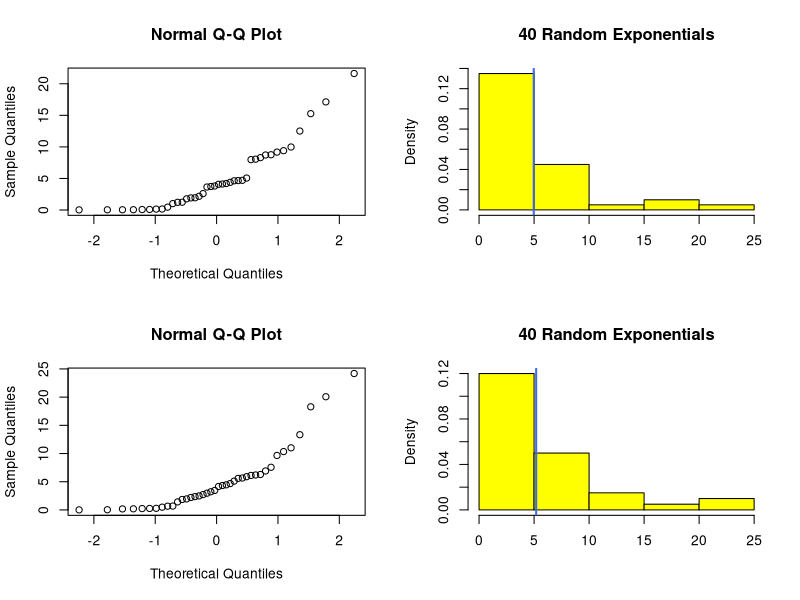
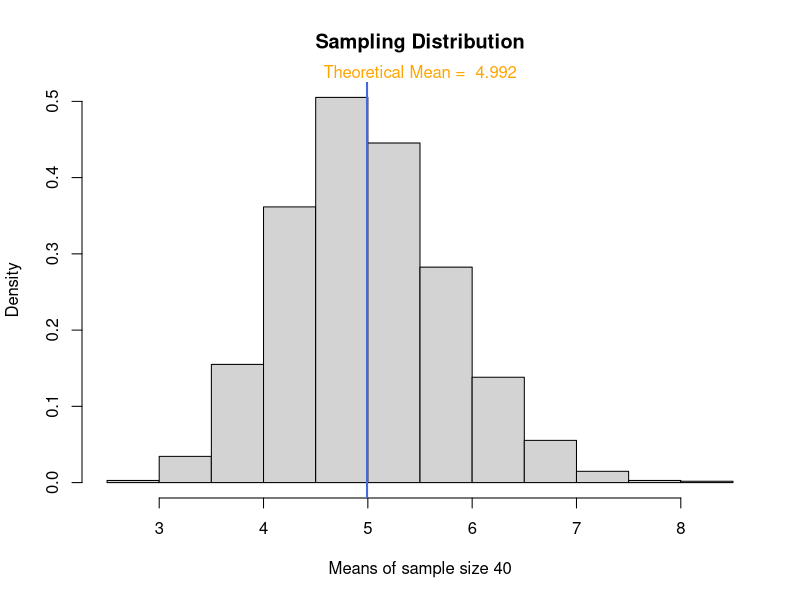
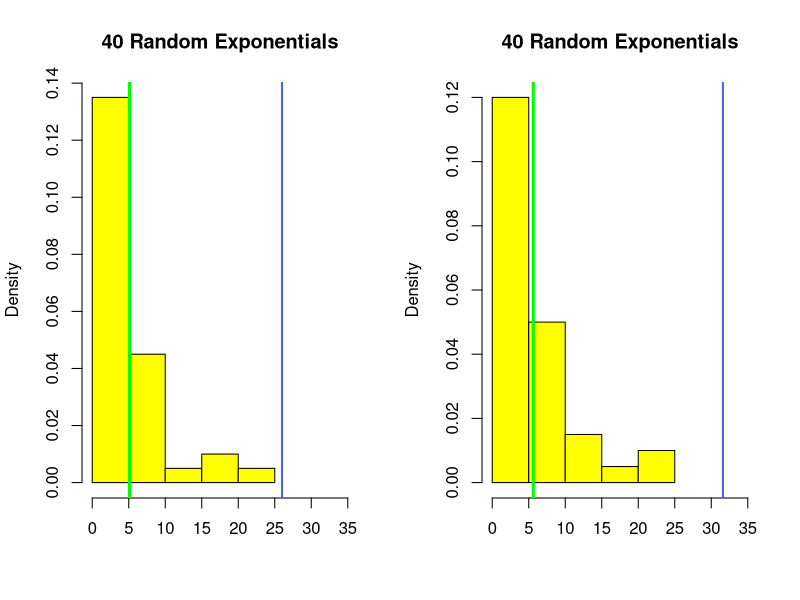
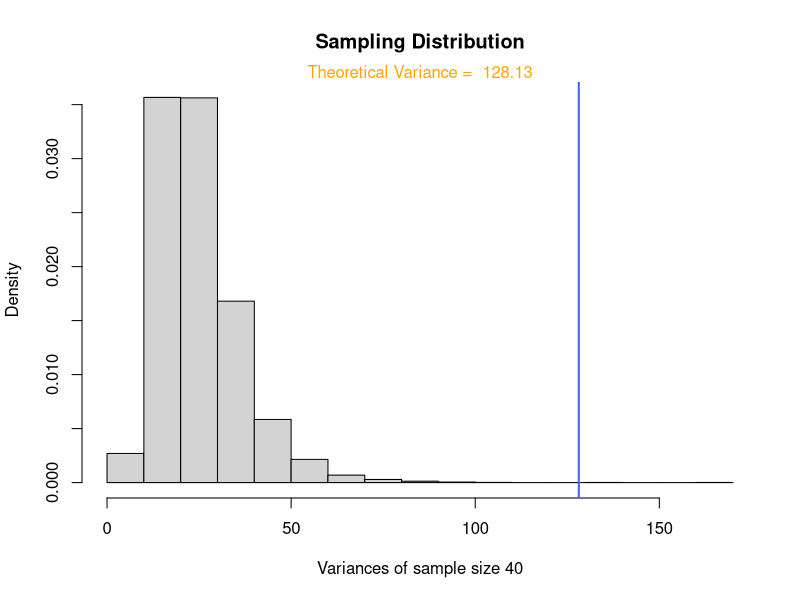

Generate these figures, in order, with R:
## ---- chunk 1
knitr::opts_chunk$set(fig.path='figures/')
## ---- chunk 2
set.seed(1234)
## ---- chunk 3
lambda <- 0.2
n <- 40
sample1 <- rexp(n, lambda)
## ---- chunk 4
set.seed(9898)
sample2 <- rexp(n, lambda)
## ---- chunk 5
sample1_mean = mean(sample1)
sample2_mean = mean(sample2)
Sample <- c("Sample 1", "Sample 2")
Mean <- c(round(sample1_mean, 2), round(sample2_mean, 2))
theTable <- data.frame(Sample, Mean)
rownames(theTable) <- NULL
knitr::kable(theTable)
## ---- chunk 6
original_par <- par(no.readonly = TRUE)
par(mfrow=c(2,2))
title <- "40 Random Exponentials"
qqnorm(sample1)
hist(sample1, prob = TRUE, col = "yellow", border = "black", xlab = "", main = title)
abline(v = mean(sample1), col = "royalblue", lwd = 2)
qqnorm(sample2)
hist(sample2, prob = TRUE, col = "yellow", border = "black", xlab = "", main = title)
abline(v = mean(sample2), col = "royalblue", lwd = 2)
par(original_par)
## ---- chunk 7
xbar <- NULL
ul <- 10000
for (i in 1:ul) {xbar <- c(xbar, mean(rexp(n, lambda) ) ) }
hist(xbar, prob = TRUE, xlab = "Means of sample size 40", main = "Sampling Distribution")
abline(v = mean(xbar), col = "royalblue", lwd = 2)
mtext(paste("Theoretical Mean = ", round(mean(xbar), 3)), col = "orange")
## ---- chunk 8
sample1_var = var(sample1)
sample2_var = var(sample2)
Sample <- c("Sample 1", "Sample 2")
Variance <- c(round(sample1_var, 2), round(sample2_var, 2))
theTable <- data.frame(Sample, Variance)
rownames(theTable) <- NULL
knitr::kable(theTable)
## ---- chunk 9
original_par <- par(no.readonly = TRUE)
par(mfrow=c(1,2))
title <- "40 Random Exponentials"
hist(sample1, prob = TRUE, col = "yellow", xlim = c(0, 35), xlab = "", main = title)
abline(v = var(sample1), col = "royalblue", lwd = 2)
abline(v = sd(sample1), col = "green", lwd = 3)
hist(sample2, prob = TRUE, col = "yellow", xlim = c(0, 35), xlab = "", main = title)
abline(v = var(sample2), col = "royalblue", lwd = 2)
abline(v = sd(sample2), col = "green", lwd = 3)
par(original_par)
## ---- chunk 10
x_label = "Variances of sample size 40"
main_title = "Sampling Distribution"
variances <- NULL
ul <- 10000
for (i in 1:ul) {variances <- c(variances, var(rexp(n, lambda) ) ) }
hist(variances, prob = TRUE, xlab = x_label, main = main_title)
abline(v = var(variances), col = "royalblue", lwd = 2)
mtext(paste("Theoretical Variance = ", round(var(variances), 3)), col = "orange")
